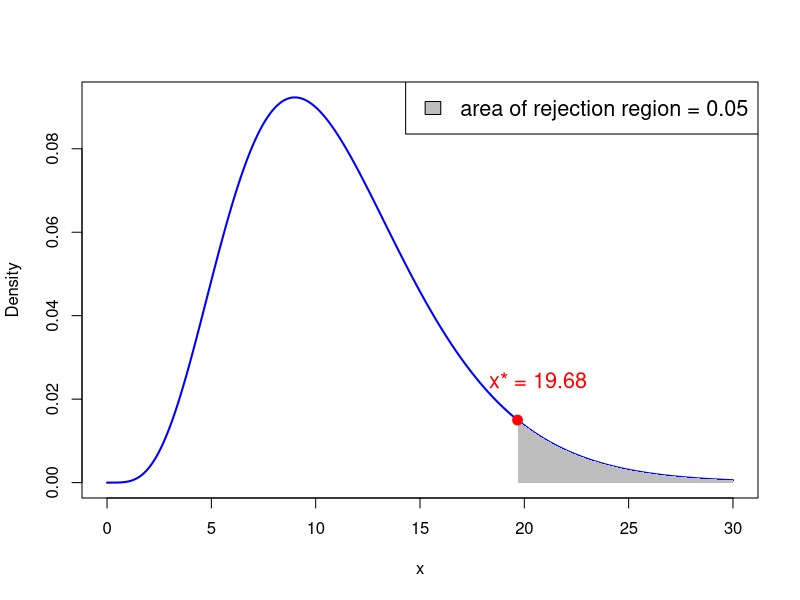

This figure's R source:
## ---- chunk 1
# Degrees of freedom
df <- 11

# Values for x-axis
x <- seq(0, 30, length.out = 1000)  # Adjust the range according to chi-squared distribution

# Calculate PDF of chi-squared distribution
pdf <- dchisq(x, df)

# Plot PDF
plot(x, pdf, type = "l", col = "blue", lwd = 2, xlab = "x", ylab = "Density")


# Shade area where p-value > 0.95
x_fill_right <- x[x >= qchisq(0.95, df)]
y_fill_right <- pdf[x >= qchisq(0.95, df)]
polygon(c(x_fill_right, rev(x_fill_right)), c(y_fill_right, rep(0, length(y_fill_right))), col = "gray", border = NA)

# Add critical value for 0.95 quantile
x_star <- qchisq(0.95, df)
points(x_star, dchisq(x_star, df), col = "red", pch = 19, cex = 1.3)

# Add text above x_star containing its value
text(x_star * 1.05, dchisq(x_star, df) * 1.35, paste("x* =", round(x_star, 2)), pos = 3, col = "red", cex = 1.3)

# Add legend
legend("topright", legend = c("area of rejection region = 0.05"), fill = "gray", cex = 1.3)

## ---- chunk 2
#| echo: true

# Probability woman exceeds 180cm in height
# P(X > 180) = 1 - P(X <= 180)

1 - pnorm(180, mean = 163, sd = 8)
## ---- chunk 3
#| echo: true

# The upper 10th percentile for women height, that is,
# height q such that P(X <= q) = 0.9

qnorm(0.90, mean = 163, sd = 8)
## ---- chunk 4
#| echo: true

# Value of density at 163

dnorm(163, mean = 163, sd = 8)
## ---- chunk 5
#| echo: true

# Generate random sample of size 5

rnorm(5, mean = 163, sd = 8)
## ---- chunk 6
#| echo: true
# Compute 0.95 quantile for chi-squared with 11 degrees of freedom

quantile <- qchisq(0.95, df = 11)

cat("The 0.95 quantile for chi-squared with df = 11 is", quantile)
## ---- chunk 7
# Enter Consumer Expectation and Consumer Spending data
CE <- c(66, 53, 62, 61, 78, 72, 65, 64, 61, 50, 55, 51)
CS <- c(72, 55, 69, 65, 82, 77, 72, 78, 77, 75, 77, 77)

# Compute difference
difference <- CE - CS

# Compute sample size
n <- length(difference)

# Enter null hypothesis
sigma_0 <- 1

# Compute sample variance
variance <- var(difference)

# Compute chi-squared statistic
chi_squared <- (n - 1) * variance / sigma_0 ^ 2

# Compute p-value
p_value <- 1 - pchisq(chi_squared, df = n - 1)

# Print p-value
cat("The p-value for one-sided variance test is", p_value)
